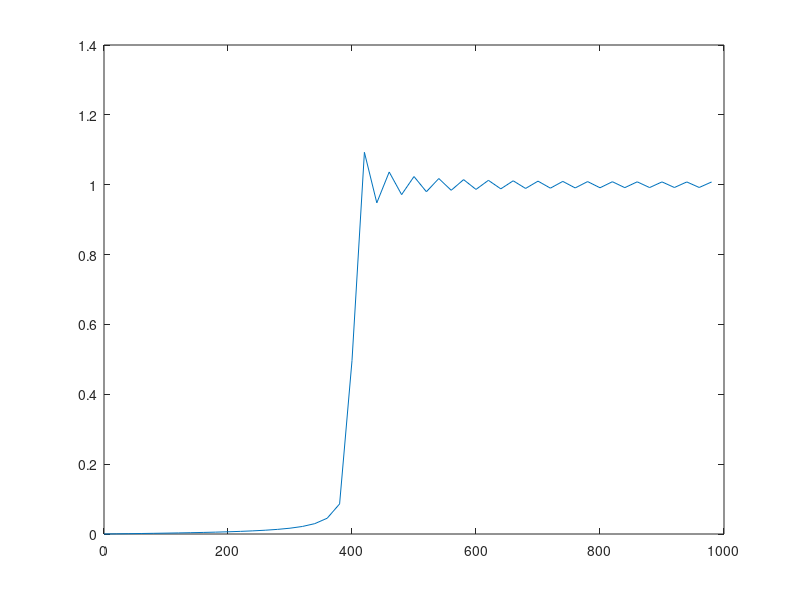

Source code (MATLAB):
clear all
close all
clc


L=100; %Par
M = (L-1)/2;
n=0:L-1;
Fc=400; %Hz
Fs=2000; %Hz

%Como tenemos un valor L par, no podemos usar la técnica de h=delta(n-m)-hLP, ya que m no sería
%un número entero (m=(L-1)/2)
%En este caso, vamos a multiplicar el hLP por una secuencia del tipo (-1).^n.
%Aquí fc=0.5-fcLP -> Entonces, si queremos que nuestra fc en el paso alta sea 0.1, entonces tenemos que usar una fcLP de 0.4

fc=0.5-Fc/Fs;
hLP=2*fc*sinc(2*fc*(n-M));

hHP=hLP.*(-1).^n;
H=abs(fft(hHP));
f=n/L*Fs; %para mostrarlo en HZ

plot(f(1:L/2), H(1:L/2));

